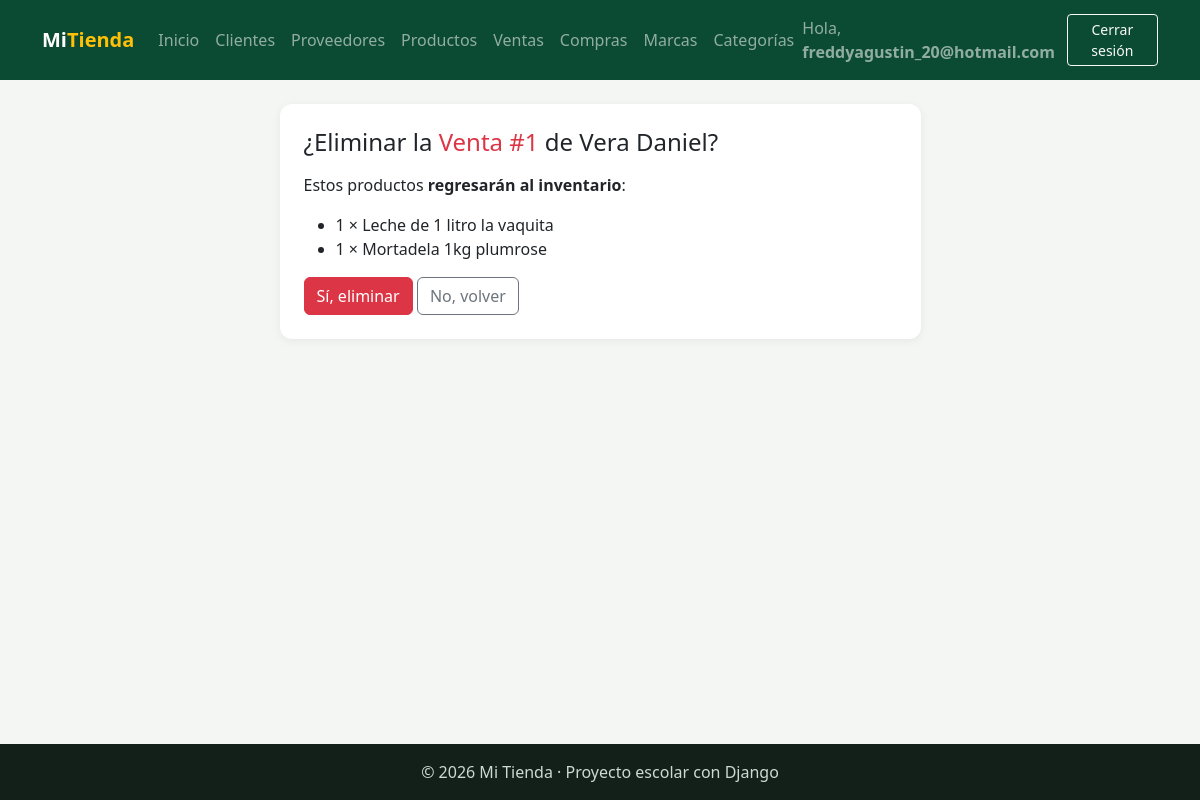
Screenshot of /facturacion/ventas/eliminar/1/ (signed in) with the database file from the repository.
### facturacion/models.py (models this page shows, shortened)
class ModeloBase(models.Model):
    user = models.ForeignKey(                    # 1:N con User: un usuario registra muchos registros
        User,
        on_delete=models.SET_NULL,               # Si borran al usuario, el registro se queda con user vacío
        null=True,                               # SET_NULL necesita que la columna acepte NULL
        blank=True,
        editable=False,                          # No aparece en formularios: lo llena la VISTA, no la persona
        related_name="%(class)s_registrados",    # %(class)s = nombre del modelo → user.producto_registrados
        verbose_name="Registrado por",
    )
    fecha_creacion = models.DateTimeField("Fecha de creación", auto_now_add=True)   # Se llena sola al CREAR
    fecha_modificacion = models.DateTimeField("Última modificación", auto_now=True) # Se actualiza sola en CADA save()
    class Meta:
        abstract = True                          # ← LA CLAVE: modelo "molde", sin tabla propia

class Venta(ModeloBase):
    cliente = models.ForeignKey(Cliente, on_delete=models.PROTECT, related_name="ventas")   # 1:N
    fecha_hora = models.DateTimeField("Fecha y hora", default=timezone.now)   # default: la hora actual, editable
    subtotal = models.DecimalField(max_digits=12, decimal_places=2, default=0, editable=False)
    iva = models.DecimalField("IVA", max_digits=12, decimal_places=2, default=0, editable=False)
    total = models.DecimalField(max_digits=12, decimal_places=2, default=0, editable=False)
    tipo_pago = models.CharField(
        "Tipo de pago",
        max_length=15,
        choices=TipoPago.choices,                # Solo acepta contado, credito, transferencia o tarjeta
        default=TipoPago.CONTADO,
    )
    class Meta:
        verbose_name = "Venta"
        verbose_name_plural = "Ventas"
        ordering = ["-fecha_hora"]               # La más reciente primero
    def __str__(self):
        return f"Venta #{self.pk}"

class Cliente(ModeloBase):
    cedula = models.CharField("Cédula", max_length=10, unique=True)
    nombres = models.CharField(max_length=80)
    apellidos = models.CharField(max_length=80)
    email = models.EmailField("Correo", blank=True)
    telefono = models.CharField("Teléfono", max_length=15, blank=True)
    direccion = models.CharField("Dirección", max_length=200, blank=True)
    class Meta:
        verbose_name = "Cliente"
        verbose_name_plural = "Clientes"
        ordering = ["apellidos", "nombres"]
    def __str__(self):
        return f"{self.apellidos} {self.nombres}"

class DetalleVenta(ModeloBase):
    venta = models.ForeignKey(Venta, on_delete=models.CASCADE, related_name="detalles")   # se borra con su venta
    producto = models.ForeignKey(Producto, on_delete=models.PROTECT, related_name="detalles_venta")
    cantidad = models.PositiveIntegerField(default=1, validators=[MinValueValidator(1)])  # mínimo 1
    precio = models.DecimalField(max_digits=10, decimal_places=2)   # precio del producto EL DÍA de la venta
    class Meta:
        verbose_name = "Detalle de venta"
        verbose_name_plural = "Detalles de venta"

class Producto(ModeloBase):
    nombre = models.CharField(max_length=100)
    descripcion = models.TextField("Descripción", blank=True)
    precio = models.DecimalField(max_digits=10, decimal_places=2)    # Precio de VENTA actual
    stock = models.PositiveIntegerField(default=0)                   # Unidades en bodega (nunca negativo)
    imagen = models.ImageField(                  # NUEVO: guarda una FOTO
        upload_to="productos/",                  #   el archivo va a MEDIA_ROOT/productos/
        blank=True,                              #   la foto es opcional
    )                                            #   En la tabla solo se guarda el TEXTO de la ruta: "productos/a55.jpg"
    marca = models.ForeignKey(Marca, on_delete=models.PROTECT, related_name="productos")
    categorias = models.ManyToManyField(Categoria, related_name="productos", blank=True)
    activo = models.BooleanField(default=True)
    class Meta:
        verbose_name = "Producto"
        verbose_name_plural = "Productos"
        ordering = ["nombre"]

### facturacion/views.py (the view, shortened to what this page needs)
# urls.py: path("ventas/eliminar/<int:pk>/", views.VentaDeleteView.as_view(), name="venta_eliminar"),
class VentaDeleteView(LoginRequiredMixin, DeleteView):     # ELIMINAR
    model = Venta
    template_name = "facturacion/venta_eliminar.html"
    context_object_name = "venta"
    success_url = reverse_lazy("facturacion:venta_lista")

### facturacion/templates/facturacion/venta_eliminar.html (shortened to what this page needs)
{% extends "base.html" %}
{% block contenido %}
<div class="row justify-content-center">
    <div class="col-md-7">
        <div class="tarjeta">
            <h1 class="h4 mb-3">¿Eliminar la <span class="text-danger">{{ venta }}</span> de {{ venta.cliente }}?</h1>
            <p>Estos productos <b>regresarán al inventario</b>:</p>
            <ul>
                {% for detalle in venta.detalles.all %}
                    <li>{{ detalle.cantidad }} × {{ detalle.producto.nombre }}</li>
                {% endfor %}
            </ul>
            <form method="post">
                <button type="submit" class="btn btn-danger">Sí, eliminar</button>
                <a href="{% url 'facturacion:venta_detalle' venta.pk %}" class="btn btn-outline-secondary">No, volver</a>
            </form>
        </div>
    </div>
</div>
{% endblock %}

### templates/base.html (shortened to what this page needs)
{% load static %}
<!DOCTYPE html>
<html lang="es">
<head>
    <link href="https://cdn.jsdelivr.net/npm/bootstrap@5.3.3/dist/css/bootstrap.min.css" rel="stylesheet">
    <link rel="stylesheet" href="{% static 'css/estilos.css' %}">
</head>
<body>
    <nav class="navbar navbar-expand-lg navbar-dark barra">
        <div class="container">
            <a class="navbar-brand fw-bold" href="{% url 'home' %}">Mi<span class="text-warning">Tienda</span></a>
            <div class="collapse navbar-collapse" id="menu">
                <ul class="navbar-nav me-auto">
                    <li class="nav-item"><a class="nav-link" href="{% url 'home' %}">Inicio</a></li>
                    {% if user.is_authenticated %}
                        <li class="nav-item"><a class="nav-link" href="{% url 'facturacion:cliente_lista' %}">Clientes</a></li>
                        <li class="nav-item"><a class="nav-link" href="{% url 'facturacion:proveedor_lista' %}">Proveedores</a></li>
                        <li class="nav-item"><a class="nav-link" href="{% url 'facturacion:producto_lista' %}">Productos</a></li>
                        <li class="nav-item"><a class="nav-link" href="{% url 'facturacion:venta_lista' %}">Ventas</a></li>
                        <li class="nav-item"><a class="nav-link" href="{% url 'facturacion:compra_lista' %}">Compras</a></li>
                        <li class="nav-item"><a class="nav-link" href="{% url 'facturacion:marca_lista' %}">Marcas</a></li>
                        <li class="nav-item"><a class="nav-link" href="{% url 'facturacion:categoria_lista' %}">Categorías</a></li>
                    {% endif %}
                </ul>
                <ul class="navbar-nav align-items-lg-center gap-2">
                    {% if user.is_authenticated %}
                        <li class="nav-item navbar-text">Hola, <b>{{ user.username }}</b></li>
                        <li class="nav-item">
                            <form method="post" action="{% url 'logout' %}" class="m-0">
                                <button type="submit" class="btn btn-sm btn-outline-light">Cerrar sesión</button>
                            </form>
                        </li>
                    {% else %}
                        <li class="nav-item"><a class="nav-link" href="{% url 'login' %}">Ingresar</a></li>
                        <li class="nav-item"><a class="btn btn-sm btn-warning" href="{% url 'registro' %}">Crear cuenta</a></li>
                    {% endif %}
                </ul>
            </div>
        </div>
    </nav>
    <main class="container py-4">
        {% block contenido %}{% endblock %}
    </main>
    <footer class="pie text-center py-3">© 2026 Mi Tienda · Proyecto escolar con Django</footer>
</body>
</html>

### static/css/estilos.css (style rules this page uses)
:root { --verde: #0c4b33; --verde-claro: #2f9e6e; --amarillo: #f2c230; }
body { background-color: #f3f6f2; min-height: 100vh; display: flex; flex-direction: column; }
main { flex: 1; }
.barra { background-color: var(--verde); }
.tarjeta { background: white; border-radius: 12px; padding: 24px; box-shadow: 0 2px 10px rgba(0,0,0,.06); }
.pie { background-color: #13201a; color: #cfd8d3; }

### rows the page displays
Venta: id "Venta #1", cliente "Vera Daniel"
DetalleVenta: cantidad "1", producto.nombre "Leche de 1 litro la vaquita"
DetalleVenta: cantidad "1", producto.nombre "Mortadela 1kg plumrose"

### other values shown
{{ user.username }} "freddyagustin_20@hotmail.com"
